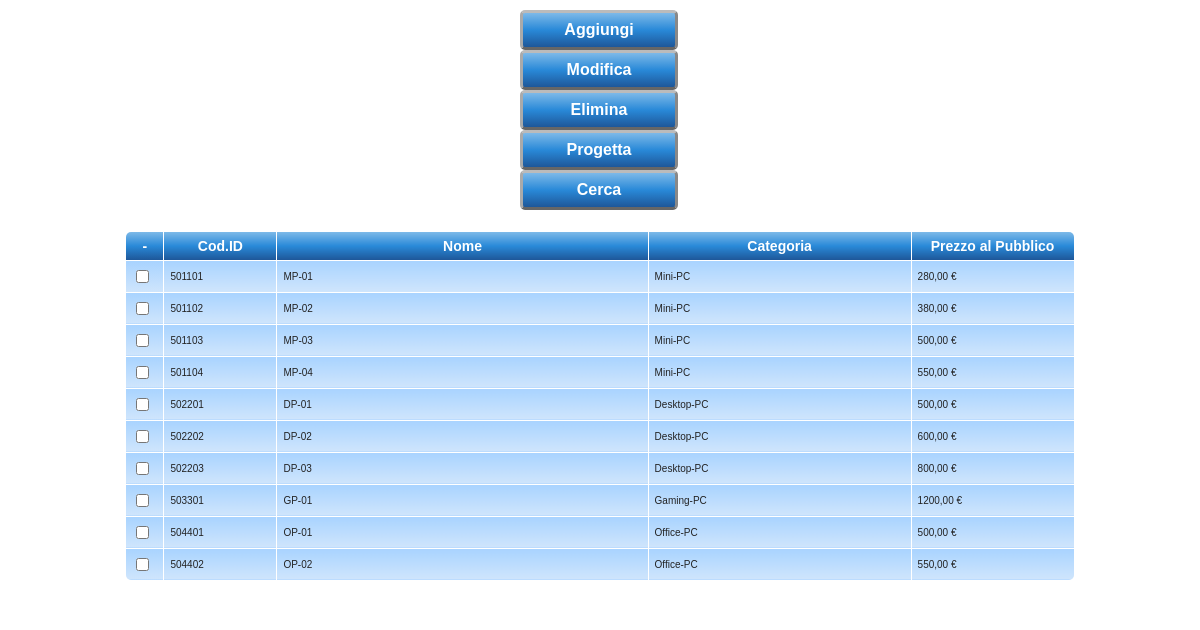
The page /pages/productold.php on the database its author committed.
### tables this page shows
CREATE TABLE IF NOT EXISTS `products` (
  `id` int(6) NOT NULL,
  `name` text NOT NULL,
  `cat` text NOT NULL,
  `price` int(10) NOT NULL
);

### config.php (called while the page is built, shortened)
<?php
class MysqlClass {
    private $nomehost = 'localhost';
    private $nomeuser = 'root';
    private $password = 'fofkom14';
    private $attiva = FALSE;
    private $connessione;
    public function connetti() {
        if(!$this->attiva && ($this->connessione = mysql_connect($this->nomehost, $this->nomeuser, $this->password) or die(mysql_error()))) {
            $this->attiva = TRUE;
        }
        return $this->attiva;
    }
    public function query($sql) {
        return mysql_query($sql, $this->connessione);
    }
    public function estrai($query) {
        return mysql_fetch_array($query, MYSQL_ASSOC);
    }
}

### pages/productold.php (the view, shortened to what this page needs)
<!doctype: HTML>
<html>
    <head>
    	<link rel="stylesheet" href="../css/styleprod.css" type="text/css" media="screen">
        <link rel="stylesheet" href="../images/custom-theme/jquery.ui.all.css" type="text/css" media="screen">
    <body>
                <center>
            <div id="wrapper">
    			<div width="100%">
                    <table width="80%" align="center" cell-spacing="2px">
                        <tr align="center" width="80%">
                            <td width="14%" nowrap="nowrap" class="buttonlink">
                                <a href="#" id="openeradd">Aggiungi</a>
                            </td>
                            <td width="14%" nowrap="nowrap" class="buttonlink">
                                <a href="#" id="openererr">Modifica</a>
                            </td>
                            <td width="14%" nowrap="nowrap" class="buttonlink">
                                <a href="#" id="openererr2">Elimina</a>
                            </td>
                            <td width="14%" nowrap="nowrap" class="buttonlink">
                                <a href="#" id="openererr3">Progetta</a>
                            </td>
                            <td  width="14%" nowrap="nowrap" class="buttonlink">
                                <a href="#" id="openerfind">Cerca</a>
                            </td>
                        </tr>
                    </table>
    			</div>
    			<br>
    			<div class="Table" >
                    <table >
                        <tr scope="col">
                            <?php
                                    include '../config.php';
                                    $data = new MysqlClass();
                                    $data->connetti();
                                    $post_sql = $data->query("SELECT * FROM products ORDER BY id ASC");
                                    echo '<table>';
                                    echo '<tr>';
                                            echo '<td class="tab_sel">-</td>';
                                            echo '<td class="tab_id">Cod.ID</td>';
                                            echo '<td class="tab_name">Nome</td>';
                                            echo '<td class="tab_cat">Categoria</td>';
                                            echo '<td class="tab_price">Prezzo al Pubblico</td>';
                                            echo '</tr>';
                                            echo '<tr>';
                                    if(mysql_num_rows($post_sql) > 0) {
                                        while($post_obj = $data->estrai($post_sql)) {
                                            $id = $post_obj['id'];
                                            $name = stripcslashes($post_obj['name']);
                                            $cat = stripcslashes($post_obj['cat']);
                                            $price = stripcslashes($post_obj['price']);
                                            echo '<tr>';
                                            echo '<td>';
                                            echo '<input type="checkbox" name="html" value="html"/>';
                                            echo '</td>';
                                            echo "<td>".$id."</td>";
                                            echo "<td>".$name."</td>";
                                            echo "<td>".$cat."</td>";
                                            echo "<td>".$price.",00 €</td>";
                                            echo '</tr>';
                                        }
                                    } else {
                                        echo 'Tabella vuota';
                                    }
                                    echo '</table>';
                                    ?>
                        </tr>
                    </table>
                </div>
                <footer><p>Pagina <a href="">1</a> di 1</p></footer>
            </div>
    </body>
</html>

### rows shown on the page
products: id "501101", name "MP-01", cat "Mini-PC", price "280"
products: id "501102", name "MP-02", cat "Mini-PC", price "380"
products: id "501103", name "MP-03", cat "Mini-PC", price "500"
products: id "501104", name "MP-04", cat "Mini-PC", price "550"
products: id "502201", name "DP-01", cat "Desktop-PC", price "500"
products: id "502202", name "DP-02", cat "Desktop-PC", price "600"
products: id "502203", name "DP-03", cat "Desktop-PC", price "800"
products: id "503301", name "GP-01", cat "Gaming-PC", price "1200"
products: id "504401", name "OP-01", cat "Office-PC", price "500"
products: id "504402", name "OP-02", cat "Office-PC", price "550"
